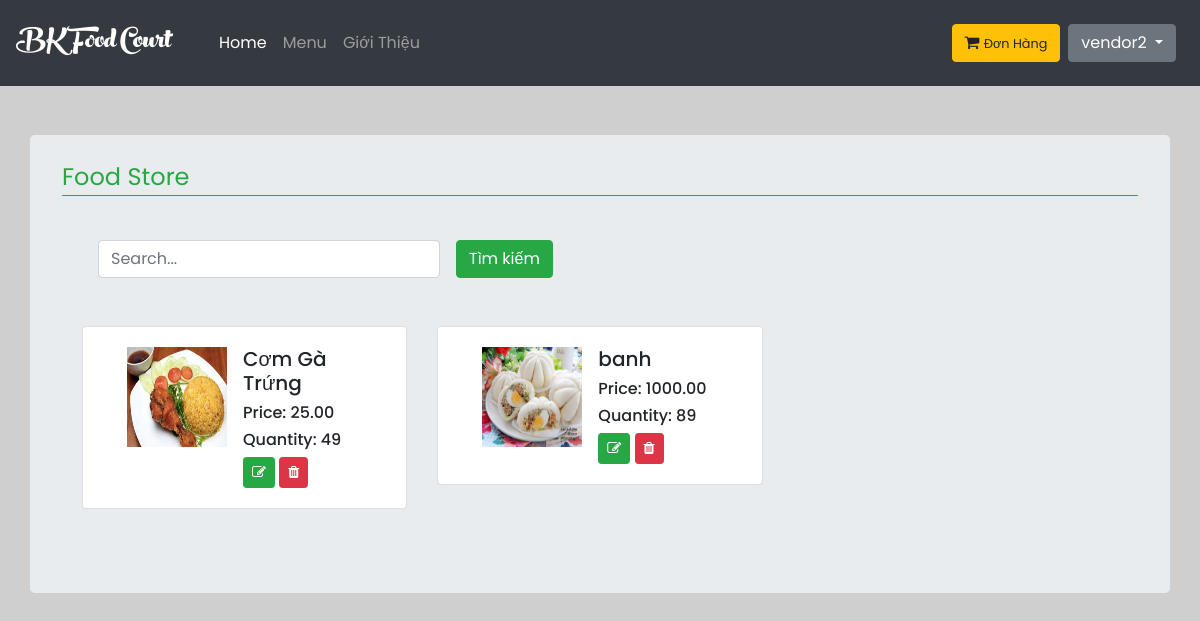
Page /menu/foodstore/ (signed in) on the earlier database version.
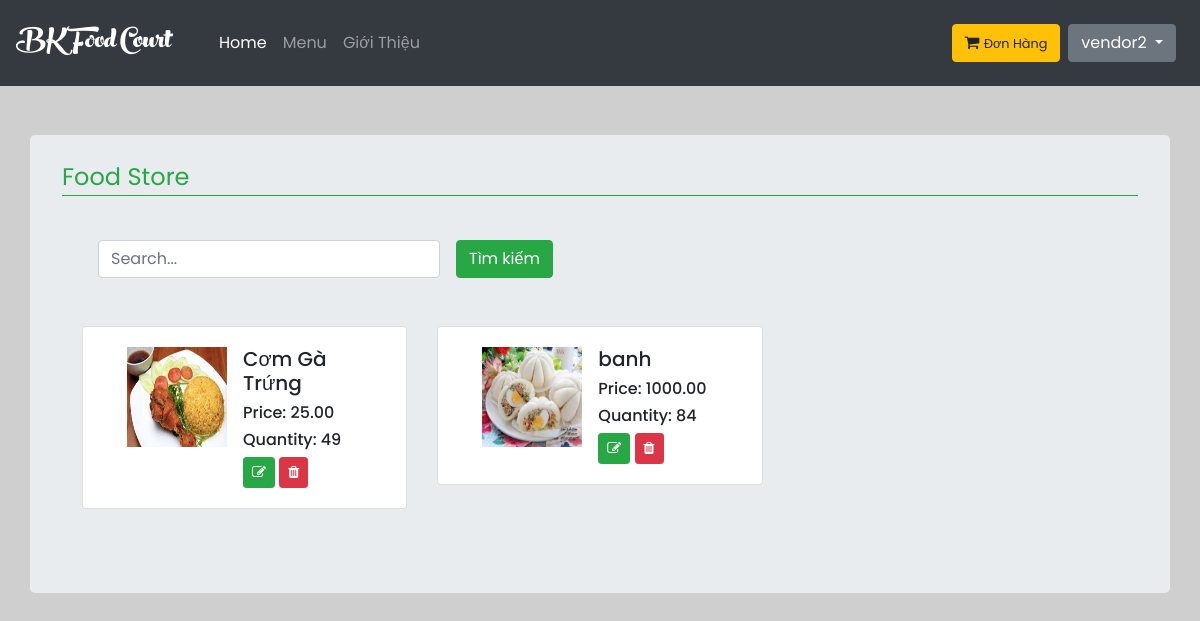
Same page on the later database version.
### home/models.py (models this page shows, shortened)
class Product(models.Model):
    CATEGORY = (
        (0, 'Cơm'),
        (1, 'Bún'),
        (2, 'Phở'),
        (3, 'Bánh Mì'),
    )
    shop = models.ForeignKey(User, on_delete=models.CASCADE, limit_choices_to={
        'is_staff': True
    }, default=True)
    category = models.IntegerField(choices=CATEGORY)
    name = models.CharField(max_length=200,
                            db_index=True)
    slug = models.SlugField(max_length=200,
                            db_index=True)
    image = models.ImageField(upload_to='products/%Y/%m/%d',
                              blank=True)
    description = models.TextField(blank=True)
    price = models.DecimalField(max_digits=10, decimal_places=2)
    available = models.BooleanField(default=True)
    created = models.DateTimeField(auto_now_add=True)
    updated = models.DateTimeField(auto_now=True)
    quantity = models.IntegerField(default=1)
    class Meta:
        ordering = ('name',)
        index_together = (('id', 'slug'),)

### menu/views.py (the view)
# urls.py: url('foodstore/', login_required(views.food_store), name='foodstore'),
@login_required
def food_store(request):
    food = Product.objects.filter(shop_id=request.user.id)
    context = {
        'foods': food,
    }
    return render(request, 'menu/foodstore.html', context)

### Food/processor.py (called while the page is built)
def context(request):
    return {
        'list': foods.objects.all(),
    }

### templates/menu/foodstore.html (shortened to what this page needs)
{% extends 'home/base.html' %}
{% block container %}
    <div class="container mt-5 jumbotron pt-4">
        <fieldset class="mb-3">
            <legend class="border-success border-bottom text-success">Food Store</legend>
        </fieldset>
        {% if user.is_staff %}
            <div class="card-body">
                <form method="get" class="form-inline">
                    <div class="form-group mx-sm-3 mb-2">
                        <input type="text" placeholder="Search..." name="q" class="form-control ">
                    </div>
                    <button class="btn btn-success mb-2" type="submit">Tìm kiếm</button>
                </form>
            </div>
            {% if foods.count > 0 %}
                <div class="card-body">
                    <div class="row">
                        {% for x in foods %}
                            <div class="col-md-4">
                                <div class="card">
                                    <div class="media card-body">
                                        <img src="{{ x.image.url }}" class="mr-3 ml-4" alt="..."
                                             style="width: 100px; height: 100px">
                                        <div class="media-body" style="width: 90%">
                                            <h5 class="mt-0">{{ x.name }}</h5>
                                            <h6>Price: {{ x.price }}</h6>
                                            <h6>Quantity: {{ x.quantity }}</h6>
                                            <a href="{% url 'foodstore-edit' x.id %}" style="text-decoration: none">
                                                <button class="btn btn-success btn-sm">
                                                    <i class="fa fa-pencil-square-o"></i>
                                                </button>
                                            </a>
                                            <a href="{% url 'foodstore-delete' x.id %}">
                                                <button class="btn btn-danger btn-sm">
                                                    <i class="fa fa-trash"></i>
                                                </button>
                                            </a>
                                        </div>
                                    </div>
                                </div>
                            </div>
                        {% endfor %}
                    </div>
                </div>
            {% else %}
                <h5 class="text-capitalize"> Không có sản phẩm nào !</h5>
            {% endif %}
        {% else %}
            <div class="m-auto">
                <h5 class="text-danger m-auto"> Tài khoản không hợp lệ!</h5>
            </div>
        {% endif %}
    </div>
{% endblock %}

Differences in the rows shown:
changed Product "banh": quantity "89" → "84"
